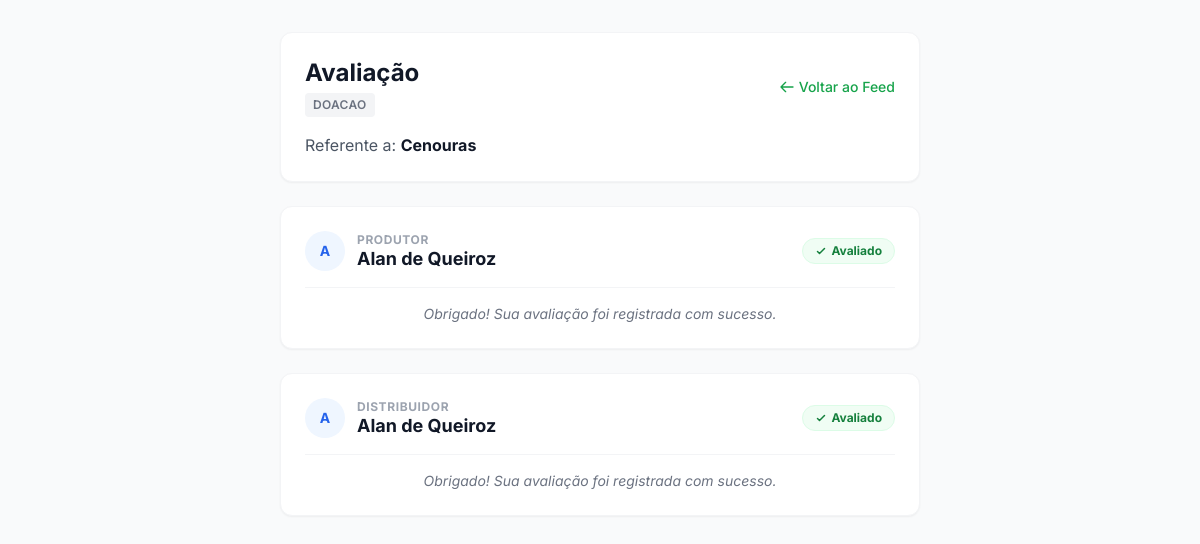
/avaliar.php?tipo=doacao&id=2 (signed in), run on the app's committed database.
### tables this page shows
CREATE TABLE `donations` (
  `id` int(11) NOT NULL,
  `produtor_id` int(11) NOT NULL,
  `titulo` varchar(200) NOT NULL,
  `descricao` text NOT NULL,
  `tipo` varchar(50) DEFAULT NULL,
  `quantidade` varchar(100) DEFAULT NULL,
  `unidade` varchar(20) DEFAULT NULL,
  `data_colheita` date DEFAULT NULL,
  `data_limite` date DEFAULT NULL,
  `status` enum('disponivel','coletada','aguardando_aceite','entregue','finalizada') DEFAULT 'disponivel',
  `distribuidor_id` int(11) DEFAULT NULL,
  `cozinheiro_id` int(11) DEFAULT NULL,
  `created_at` timestamp NOT NULL DEFAULT current_timestamp()
);

### avaliar.php (the view, shortened to what this page needs)
<?php
require 'db.php';
$tipo_item = $_GET['tipo'];
$item_id = $_GET['id'];
$user_id = $_SESSION['user_id'];
$dados_item = [];
$participantes = [];
$avaliados_ids = [];
if ($tipo_item == 'doacao') {
    $sql = "SELECT d.titulo, d.produtor_id, u_prod.nome as produtor_nome, d.distribuidor_id, u_dist.nome as distribuidor_nome, d.cozinheiro_id, u_coz.nome as cozinheiro_nome FROM donations d LEFT JOIN users u_prod ON d.produtor_id = u_prod.id LEFT JOIN users u_dist ON d.distribuidor_id = u_dist.id LEFT JOIN users u_coz ON d.cozinheiro_id = u_coz.id WHERE d.id = ?";
    $stmt = $pdo->prepare($sql);
    $stmt->execute([$item_id]);
    $dados_item = $stmt->fetch();
    if ($dados_item) {
        if ($dados_item['produtor_id'] && $dados_item['produtor_id'] != $user_id) $participantes[] = ['id' => $dados_item['produtor_id'], 'nome' => $dados_item['produtor_nome'], 'papel' => 'Produtor'];
        if ($dados_item['distribuidor_id'] && $dados_item['distribuidor_id'] != $user_id) $participantes[] = ['id' => $dados_item['distribuidor_id'], 'nome' => $dados_item['distribuidor_nome'], 'papel' => 'Distribuidor'];
        $stmtRev = $pdo->prepare("SELECT avaliado_id FROM reviews WHERE doacao_id = ? AND avaliador_id = ?");
        $stmtRev->execute([$item_id, $user_id]);
        while ($row = $stmtRev->fetch()) $avaliados_ids[] = $row['avaliado_id'];
    }
}
?>
<!DOCTYPE html>
<html lang="pt-br">
<head>
    <script src="https://cdn.tailwindcss.com"></script>
</head>
<body class="bg-gray-50 min-h-screen py-8">
    <div class="container mx-auto px-4 max-w-2xl">
        <div class="bg-white rounded-xl shadow-sm p-6 mb-6 border border-gray-100">
            <div class="flex flex-col sm:flex-row justify-between items-start sm:items-center mb-4 gap-2">
                <div>
                    <h1 class="text-2xl font-bold text-gray-900">Avaliação</h1>
                    <span class="text-xs uppercase tracking-wide text-gray-500 font-semibold bg-gray-100 px-2 py-1 rounded mt-1 inline-block">
                        <?= ucfirst($tipo_item) ?>
                    </span>
                </div>
                <a href="feed.php" class="text-green-600 hover:underline text-sm font-medium flex items-center gap-1">
                    <svg xmlns="http://www.w3.org/2000/svg" class="h-4 w-4" fill="none" viewBox="0 0 24 24" stroke="currentColor"><path stroke-linecap="round" stroke-linejoin="round" stroke-width="2" d="M10 19l-7-7m0 0l7-7m-7 7h18" /></svg>
                    Voltar ao Feed
                </a>
            </div>
            <p class="text-gray-600 text-sm md:text-base">Referente a: <strong class="text-gray-900"><?= htmlspecialchars($dados_item['titulo']) ?></strong></p>
        </div>
        <div class="space-y-6">
            <?php foreach ($participantes as $p): ?>
                <?php $ja_avaliou = in_array($p['id'], $avaliados_ids); ?>
                <div class="bg-white rounded-xl shadow-sm p-6 border border-gray-100 relative transition-all hover:shadow-md">
                    <div class="flex flex-col sm:flex-row justify-between items-start sm:items-center mb-4 gap-4">
                        <div class="flex items-center gap-3">
                            <div class="h-10 w-10 rounded-full bg-blue-50 flex items-center justify-center text-blue-600 font-bold text-sm shrink-0">
                                <?= strtoupper(substr($p['nome'], 0, 1)) ?>
                            </div>
                            <div>
                                <span class="text-xs font-bold uppercase tracking-wider text-gray-400 block"><?= $p['papel'] ?></span>
                                <h3 class="text-lg font-bold text-gray-900 leading-tight"><?= htmlspecialchars($p['nome']) ?></h3>
                            </div>
                        </div>
                        <?php if ($ja_avaliou): ?>
                            <span class="bg-green-50 text-green-700 px-3 py-1 rounded-full text-xs font-bold flex items-center gap-1 border border-green-100 self-start sm:self-auto">
                                <svg class="w-3 h-3" fill="none" stroke="currentColor" viewBox="0 0 24 24"><path stroke-linecap="round" stroke-linejoin="round" stroke-width="3" d="M5 13l4 4L19 7"/></svg>
                                Avaliado
                            </span>
                        <?php else: ?>
                            <span class="bg-yellow-50 text-yellow-700 px-3 py-1 rounded-full text-xs font-bold border border-yellow-100 self-start sm:self-auto">
                                Pendente
                            </span>
                        <?php endif; ?>
                    </div>
                    <?php if (!$ja_avaliou): ?>
                        <form method="POST" class="mt-4 border-t border-gray-100 pt-4">
                            <input type="hidden" name="avaliado_id" value="<?= $p['id'] ?>">
                            <div class="mb-4">
                                <label class="block text-sm font-medium text-gray-700 mb-2">Classifique sua experiência</label>
                                <div class="flex flex-wrap gap-4 justify-start">
                                    <?php for($i=1; $i<=5; $i++): ?>
                                        <label class="cursor-pointer group">
                                            <input type="radio" name="nota" value="<?= $i ?>" required class="peer sr-only">
                                            <svg class="w-8 h-8 md:w-10 md:h-10 text-gray-200 peer-checked:text-yellow-400 group-hover:text-yellow-300 transition-colors" fill="currentColor" viewBox="0 0 20 20">
                                                <path d="M9.049 2.927c.3-.921 1.603-.921 1.902 0l1.07 3.292a1 1 0 00.95.69h3.462c.969 0 1.371 1.24.588 1.81l-2.8 2.034a1 1 0 00-.364 1.118l1.07 3.292c.3.921-.755 1.688-1.54 1.118l-2.8-2.034a1 1 0 00-1.175 0l-2.8 2.034c-.784.57-1.838-.197-1.539-1.118l1.07-3.292a1 1 0 00-.364-1.118L2.98 8.72c-.783-.57-.38-1.81.588-1.81h3.461a1 1 0 00.951-.69l1.07-3.292z" />
                                            </svg>
                                            <span class="block text-center text-xs text-gray-400 group-hover:text-yellow-600 mt-1"><?= $i ?></span>
                                        </label>
                                    <?php endfor; ?>
                                </div>
                            </div>
                            <div class="mb-4">
                                <label class="block text-sm font-medium text-gray-700 mb-1">Comentário (Opcional)</label>
                                <textarea name="comentario" rows="2" class="w-full border border-gray-300 p-3 rounded-lg focus:ring-2 focus:ring-green-500 outline-none text-sm" placeholder="O que você achou da colaboração?"></textarea>
                            </div>
                            <button type="submit" class="w-full bg-gray-900 text-white px-4 py-3 rounded-lg text-sm font-medium hover:bg-gray-800 transition shadow-sm">
                                Enviar Avaliação
                            </button>
                        </form>
                    <?php else: ?>
                        <div class="mt-4 pt-4 border-t border-gray-100 text-center">
                            <p class="text-gray-500 text-sm italic">Obrigado! Sua avaliação foi registrada com sucesso.</p>
                        </div>
                    <?php endif; ?>
                </div>
            <?php endforeach; ?>
        </div>
    </div>
</body>
</html>

### avaliar.php (style rules this page uses)
body { font-family: 'Inter', sans-serif; }

### data on the page
donations: titulo "Cenouras", nome "A", papel "PRODUTOR", nome "Alan de Queiroz", shows "Avaliado", shows "Obrigado! Sua avaliação foi registrada com sucesso.", papel "DISTRIBUIDOR"

### other printed values
$tipo_item "DOACAO"
